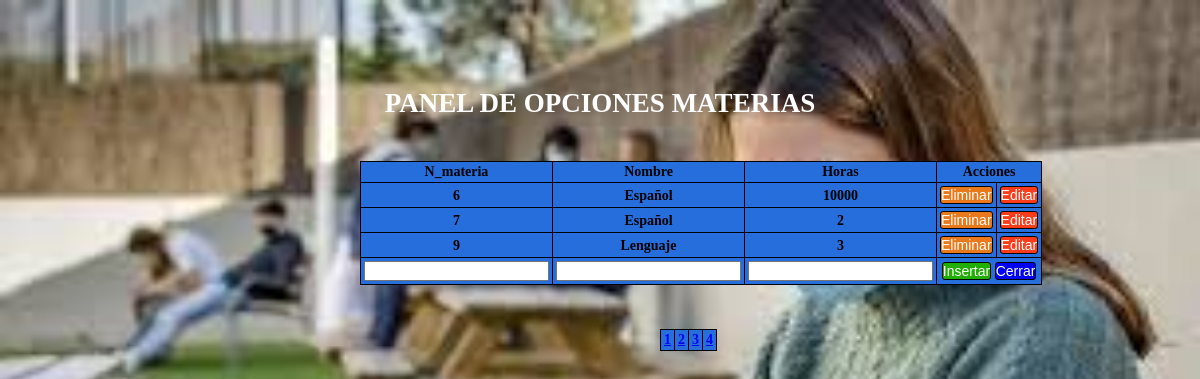
/administrador/materias/tabla.php, run on the app's committed database.
### tables this page shows
CREATE TABLE `materias` (
  `n_materias` int(11) NOT NULL,
  `nombre` varchar(24) DEFAULT NULL,
  `horas` int(11) DEFAULT NULL
);

### administrador/materias/tabla.php (the view, shortened to what this page needs)
<!DOCTYPE html>
<html>
<head>
	<link rel="stylesheet" href="../../css/materias.css">
</head>
<body>
	<?php
	include("../../connection/connection.php");
	$registros=3;
	if(isset($_GET["pagina"])){
		if($_GET["pagina"]==1){
			header("Location:tabla.php");
		}else{
			$pagina=$_GET["pagina"];
		}
	}else{
		$pagina=1;
	}
	$empieza=($pagina-1)*$registros;
	$sql_total="SELECT * FROM materias";
	$resultado=$base_de_datos->prepare($sql_total);
	$resultado->execute(array());
	$numfilas=$resultado->rowCount();
	$totalpagina=ceil($numfilas/$registros);
	$registros=$base_de_datos->query("SELECT * from materias LIMIT $empieza, $registros")->fetchALL(PDO::FETCH_OBJ);
		?>
<h3 align="center">PANEL DE OPCIONES MATERIAS</h3>
<form action=" " method="post" autocomplete="off">
		<table align="center" border="" bordercolor="orange">
			<tr>
				<th>N_materia</th>
				<th>Nombre</th>
				<th>Horas</th>
				<th colspan="2">Acciones</th>
			</tr>
			<?php
			foreach ($registros as $materia) :?>
			<tr>
				<td><?php echo $materia->n_materias?></td>
				<td><?php echo $materia->nombre?></td>
				<td><?php echo $materia->horas?></td>
			<td><a href="eliminar.php?id=<?php echo $materia->n_materias?> & mat=<?php echo $materia->nombre?>& hor=<?php echo $materia->horas?>"><input type="button" name="elimina" id="elimina" value="Eliminar"></a></td>
			<td><a href="editar.php?id=<?php echo $materia->n_materias?> & mat=<?php echo $materia->nombre?>& hor=<?php echo $materia->horas?>"><input type="button" name="edita" class="edita" value="Editar"></a></td></tr>
			<?php
			endforeach;
			?>
			<td><input type="number" name="codigo"></td>
			<td><input type="text" name="materias"></td>
			<td><input type="varchar" name="horas"></td>
				<td colspan="5" align="center"><input  type="submit" id="inserta" name="inserta" value="Insertar" >
				<a href="../../administrador/index.php"><input type="button" class="cerrar" name="admin" value="Cerrar"onmouseup="window.close()"></a></td>
		</table>
</form>
<table class="contador" border="0" >
	<tr >
<?php
for($i=1; $i<=$totalpagina; $i++){
	?>
	 <td><?php echo " <a href='?pagina=" . $i . "'>" . $i . "  </a>  ";?></td>
<?php
}
?>
</tr>
</table>
</body>
</html>

### css/materias.css (style rules this page uses)
* { margin: 0px; padding: 0%; }
body { height: 100%; width: 100%; background: url(../imag/alumnos.jpg); background-repeat: no-repeat; background-size: cover; }
h3 { font-family: 'Times New Roman', Times, serif; font-size: 27px; font-weight: bold; margin-top: 90px; color: #fff; }
table { border-collapse: collapse; }
table, th, td { margin-left: 360px; margin-top: 44px; border: 1px solid black; text-align: center; font-family: 'Times New Roman', Times, serif; font-size: 14px; font-weight: bold; color: black; background: #256Edc; }
.contador { font-weight: 44px; margin-left: 660px; color: #fff; }
th, td { padding: 3px; }
tr { font-family: Arial, Helvetica, sans-serif; font-size: 13px; }
#elimina { background: #e9791a; color: #fff; text-align: center; font-size: 14px; border: 1px solid black; border-radius: 3px; }
.edita { background: #ff3b19; color: #fff; text-align: center; font-size: 14px; border: 1px solid black; border-radius: 3px; }
#inserta { background: #20ae00; color: #fff; text-align: center; font-size: 14px; border: 1px solid black; border-radius: 3px; }
.cerrar { background: #0000f4; color: #fff; text-align: center; font-size: 14px; border: 1px solid black; border-radius: 3px; }

### data on the page
materias: n_materias "6", nombre "Español", horas "10000"
materias: n_materias "7", nombre "Español", horas "2"
materias: n_materias "9", nombre "Lenguaje", horas "3"
